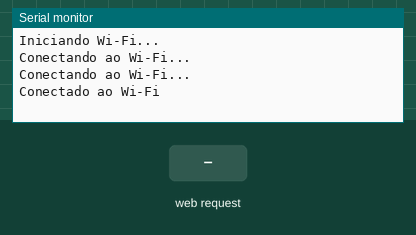
Simulated run of this sketch. Board: ESP32. Shown: the last lines printed to the serial monitor. The inputs (shaded band) are chosen by the test bench. WiFi joins after 1.5 s; servers stay silent unless stated.

Above: at 3.4 s.
3.5 s: HTTP request GET / received
At 4.6 s:
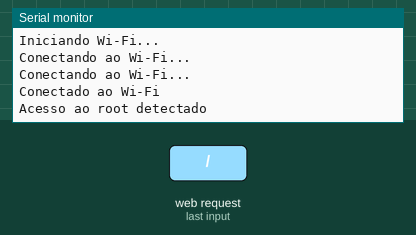
5.0 s: HTTP request GET /data received
At 5.5 s:
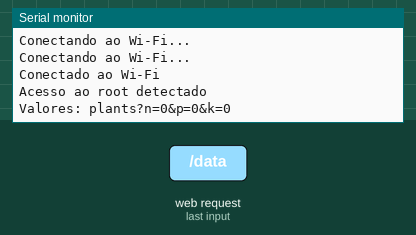
6.6 s: HTTP request GET /redirect received
At 7.6 s:
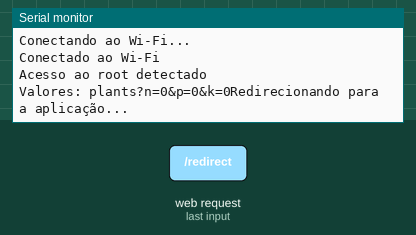

The sketch:

ESP.ino
```cpp
#include <WiFi.h>
#include <WebServer.h>
#include <ESPmDNS.h>

const char* ssid = "WickedBotz";
const char* password = "wickedbotz";

WebServer server(80);

// Pinos de controle e comunicação RS485
#define RE 34  // Recepção/Transmissão (controle de direção)
#define DE 32  // Recepção/Transmissão (controle de direção)
#define DI 35  // TX para o sensor RS485
#define RO 33  // RX do sensor RS485 para o ESP32

// Comandos para o sensor
const byte nitro[] = {0x01, 0x03, 0x00, 0x1e, 0x00, 0x01, 0xb5, 0xcc};
const byte phos[] = {0x01, 0x03, 0x00, 0x1f, 0x00, 0x01, 0xe4, 0x0c};
const byte pota[] = {0x01, 0x03, 0x00, 0x20, 0x00, 0x01, 0x85, 0xc0};
byte val1, val2, val3;
byte values[11];
HardwareSerial mod(1);  // Usando a serial 1 para comunicação RS485

void setup() {
  Serial.begin(9600);
  delay(100);
  mod.begin(9600, SERIAL_8N1, DI, RO);  // Iniciando a comunicação serial RS485 com pinos DI e RO
  delay(100);

  pinMode(RE, OUTPUT);
  pinMode(DE, OUTPUT);

  Serial.println("Iniciando Wi-Fi...");
  WiFi.begin(ssid, password);
  unsigned long startAttemptTime = millis();
  while (WiFi.status() != WL_CONNECTED && millis() - startAttemptTime < 30000) {
    delay(1000);
    Serial.println("Conectando ao Wi-Fi...");
  }
  if (WiFi.status() == WL_CONNECTED) {
    Serial.println("Conectado ao Wi-Fi");
    if (!MDNS.begin("whyfarming")) {
      Serial.println("Erro ao iniciar mDNS");
    }
    server.on("/", handleRoot);
    server.on("/data", handleData);
    server.on("/redirect", handleRedirect);
    server.begin();
  } else {
    Serial.println("Falha ao conectar ao Wi-Fi");
  }
}

void loop() {
  val1 = nitrogen();
  val2 = phosphorous();
  val3 = potassium();
  server.handleClient();
  delay(200); // Leia os sensores a cada 5 segundos
}

void handleRoot() {
  Serial.println("Acesso ao root detectado");
  server.sendHeader("Access-Control-Allow-Origin", "*");
  server.send(200, "text/html", "<h1>Bem-vindo ao Sensor NPK</h1><p>Acesse <a href='/data'>/data</a> para ver os dados do sensor <br> E <a href='/redirect'>/redirect</a> para acessar o app.</p>");
}

void handleData() {
  server.sendHeader("Access-Control-Allow-Origin", "*");
  String valores = "plants?n=" + String(val1) + "&p=" + String(val2) + "&k=" + String(val3);
  server.send(200, "text/plain", valores);
  Serial.print("Valores: ");
  Serial.print(valores);
}

void handleRedirect() {
  Serial.println("Redirecionando para a aplicação...");
  server.sendHeader("Location", "http://inspiron.local:3030", true);
  server.send(302, "text/plain", "Redirecionando...");
}

// Função para ler o nitrogênio
byte nitrogen() {
  digitalWrite(DE, HIGH);  // Ativar modo de transmissão
  digitalWrite(RE, HIGH);  // Ativar modo de transmissão
  delay(10);

  if (mod.write(nitro, sizeof(nitro)) == 8) {  // Envia o comando para o sensor
    digitalWrite(DE, LOW);  // Ativar modo de recepção
    digitalWrite(RE, LOW);  // Ativar modo de recepção
    delay(100);

    if (mod.available() > 0) {  // Verifica se há dados disponíveis
      for (byte i = 0; i < 7; i++) {
        if (mod.available()) {
          values[i] = mod.read();  // Lê os dados recebidos
        }
      }
    }
  }
  return values[4];   // Retorna o valor de nitrogênio
}

// Função para ler o fósforo
byte phosphorous() {
  digitalWrite(DE, HIGH);  // Ativar modo de transmissão
  digitalWrite(RE, HIGH);  // Ativar modo de transmissão
  delay(10);

  if (mod.write(phos, sizeof(phos)) == 8) {  // Envia o comando para o sensor
    digitalWrite(DE, LOW);  // Ativar modo de recepção
    digitalWrite(RE, LOW);  // Ativar modo de recepção
    delay(100);

    if (mod.available() > 0) {  // Verifica se há dados disponíveis
      for (byte i = 0; i < 7; i++) {
        if (mod.available()) {
          values[i] = mod.read();  // Lê os dados recebidos
        }
      }
    }
  }
  return values[4];  // Retorna o valor de fósforo
}

// Função para ler o potássio
byte potassium() {
  digitalWrite(DE, HIGH);  // Ativar modo de transmissão
  digitalWrite(RE, HIGH);  // Ativar modo de transmissão
  delay(10);

  if (mod.write(pota, sizeof(pota)) == 8) {  // Envia o comando para o sensor
    digitalWrite(DE, LOW);  // Ativar modo de recepção
    digitalWrite(RE, LOW);  // Ativar modo de recepção
    delay(100);

    if (mod.available() > 0) {  // Verifica se há dados disponíveis
      for (byte i = 0; i < 7; i++) {
        if (mod.available()) {
          values[i] = mod.read();  // Lê os dados recebidos
        }
      }
    }
  }
  return values[4];  // Retorna o valor de potássio
}
```

Measured:
- after the input at 3.5 s, the serial monitor: prints a new line after 0.10 s (image 1)
- after the input at 5.0 s, the serial monitor: prints a new line after 0.19 s (image 2)
- after the input at 6.6 s, the serial monitor: prints a new line after 0.18 s (image 3)
